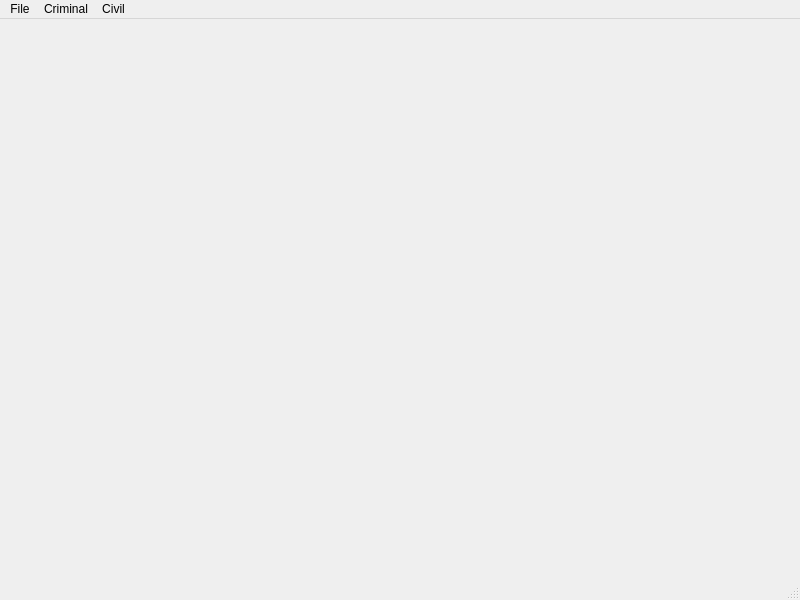
<?xml version="1.0" encoding="UTF-8"?>
<ui version="4.0">
 <class>MainWindow</class>
 <widget class="QMainWindow" name="MainWindow">
  <property name="geometry">
   <rect>
    <x>0</x>
    <y>0</y>
    <width>800</width>
    <height>600</height>
   </rect>
  </property>
  <property name="windowTitle">
   <string>Entry Master</string>
  </property>
  <widget class="QWidget" name="centralwidget"/>
  <widget class="QMenuBar" name="menubar">
   <property name="geometry">
    <rect>
     <x>0</x>
     <y>0</y>
     <width>800</width>
     <height>26</height>
    </rect>
   </property>
   <widget class="QMenu" name="menuFile">
    <property name="title">
     <string>File</string>
    </property>
    <addaction name="actionNew_Entry"/>
   </widget>
   <widget class="QMenu" name="menuCriminal">
    <property name="title">
     <string>Criminal</string>
    </property>
    <addaction name="actionFinal_Judgment_Entry"/>
    <addaction name="actionBond_Sheet"/>
    <addaction name="actionFailure_to_Appear"/>
   </widget>
   <widget class="QMenu" name="menuCivil">
    <property name="title">
     <string>Civil</string>
    </property>
    <addaction name="actionLien_Entry"/>
   </widget>
   <addaction name="menuFile"/>
   <addaction name="menuCriminal"/>
   <addaction name="menuCivil"/>
  </widget>
  <widget class="QStatusBar" name="statusbar"/>
  <action name="actionFinal_Judgment_Entry">
   <property name="text">
    <string>Final Judgment Entry</string>
   </property>
  </action>
  <action name="actionBond_Sheet">
   <property name="text">
    <string>Bond Sheet</string>
   </property>
  </action>
  <action name="actionFailure_to_Appear">
   <property name="text">
    <string>Failure to Appear</string>
   </property>
  </action>
  <action name="actionNew_Entry">
   <property name="text">
    <string>New Entry</string>
   </property>
  </action>
  <action name="actionLien_Entry">
   <property name="text">
    <string>Lien Entry</string>
   </property>
  </action>
 </widget>
 <resources/>
 <connections/>
</ui>
